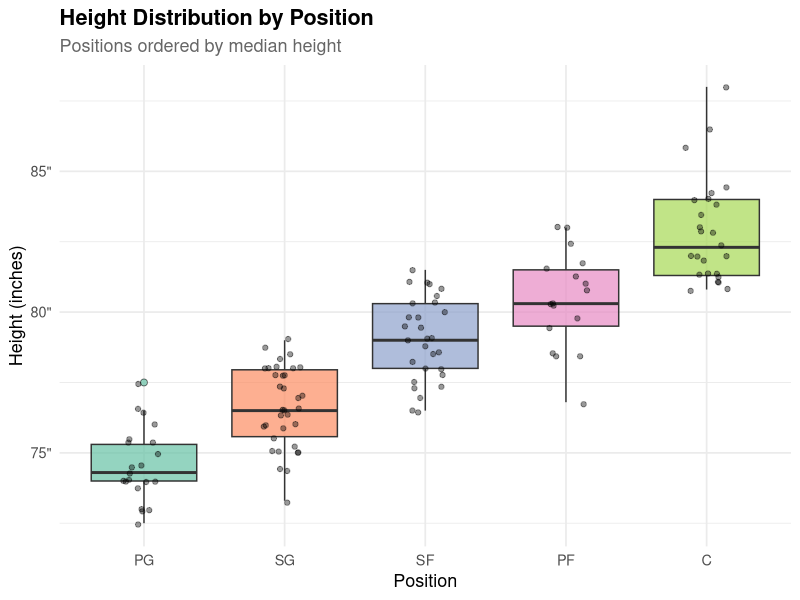
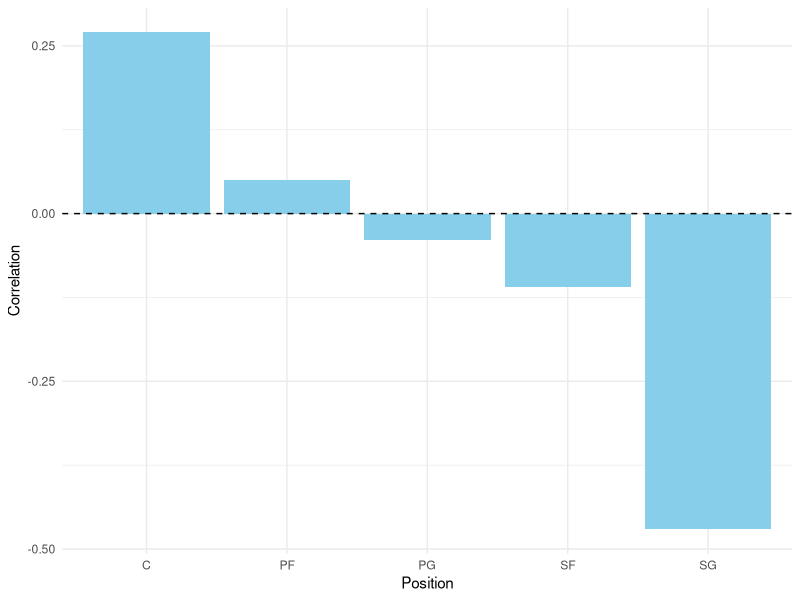
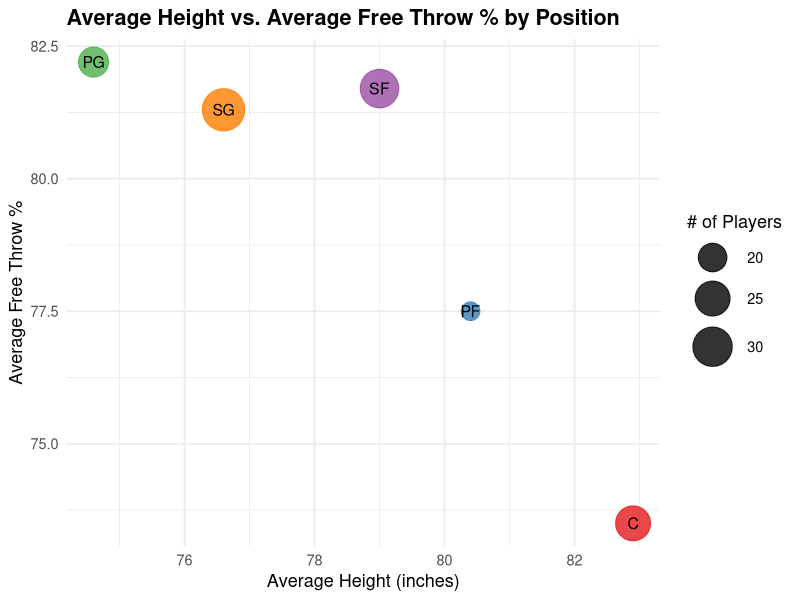

Recreate these plots in R, in order.
## ---- chunk 1
#| echo: false
#| warning: false
#| message: false

# Tidyverse Style Guide

# Step 1: Load packages
library(ggplot2)
library(dplyr)
library(readr)
library(ggrepel)
library(knitr)
library(kableExtra)

# Step 2: Load and tidy the data
df <- read_csv("NBAPlayerStats.csv") |>
  rename(
    ft_pct = `FT%`,
    height = `Height (in)`
  ) |>
  mutate(
    ft_pct = as.numeric(gsub("%", "", ft_pct))
  )

# Step 3: Summarize average height and FT% per position
position_summary <- df |>
  group_by(Position) |>
  summarise(
    avg_height = mean(height, na.rm = TRUE),
    avg_ft_pct = mean(ft_pct, na.rm = TRUE),
    count      = n()
  )

# Plot for height distribution by position
df |>
  mutate(Position = reorder(Position, height)) |>
  ggplot(aes(x = Position, y = height, fill = Position)) +
  geom_boxplot(alpha = 0.7, outlier.shape = 21, outlier.size = 2) +
  geom_jitter(width = 0.15, alpha = 0.4, size = 1.5) +
  scale_fill_brewer(palette = "Set2") +
  scale_y_continuous(labels = function(x) paste0(x, '"')) +
  labs(
    title    = "Height Distribution by Position",
    subtitle = "Positions ordered by median height",
    x        = "Position",
    y        = "Height (inches)"
  ) +
  theme_minimal(base_size = 13) +
  theme(
    plot.title      = element_text(face = "bold"),
    plot.subtitle   = element_text(color = "grey40"),
    legend.position = "none"
  )
## ---- chunk 2
# Table for height summary by position
df |>
  group_by(Position) |>
  summarise(
    `Player Count`       = n(),
    `Avg Height (in)`    = round(mean(height, na.rm = TRUE), 1),
    `Median Height (in)` = round(median(height, na.rm = TRUE), 1),
    `Min Height (in)`    = round(min(height, na.rm = TRUE), 1),
    `Max Height (in)`    = round(max(height, na.rm = TRUE), 1)
  ) |>
  arrange(desc(`Avg Height (in)`)) |>
  kable(
    caption = "Height Summary by Position for Players Who Shot At Least 150 FT's (tallest to shortest)",
    align   = c("l", "c", "c", "c", "c", "c")
  ) |>
  kable_styling(
    bootstrap_options = c("striped", "hover", "condensed"),
    full_width        = FALSE
  )
## ---- chunk 3
library(tidyverse)
library(knitr)

nba_raw <- read_csv("NBAPlayerStats.csv")

nba_clean <- nba_raw |>
  rename(
    position = Position,
    ft_percent = `FT%`,
    height_in = `Height (in)`
  ) |>
  mutate(
    ft_percent = as.numeric(str_remove(ft_percent, "%")),
    height_in = as.numeric(height_in)
  )

position_corr <- nba_clean |>
  group_by(position) |>
  summarise(
    correlation = round(cor(height_in, ft_percent, use = "complete.obs"), 2),
    avg_ft = round(mean(ft_percent, na.rm = TRUE), 1),
    avg_height = round(mean(height_in, na.rm = TRUE), 1),
    n_players = n(),
    .groups = "drop"
  )
## ---- chunk 4
#| label: fig-connor
#| fig-cap: "Correlation between height and free throw percentage by position."
#| fig-alt: "Bar chart showing correlation between height and free throw percentage for each NBA position."
#| fig-pos: "H"

ggplot(position_corr, aes(x = position, y = correlation)) +
  geom_col(fill = "skyblue") +
  geom_hline(yintercept = 0, linetype = "dashed") +
  labs(
    x = "Position",
    y = "Correlation"
  ) +
  theme_minimal()
## ---- chunk 5
#| label: tbl-connor
#| tbl-cap: "Correlation between height and free throw percentage by position."

kable(
  position_corr,
  col.names = c("Position", "Correlation", "Avg FT%", "Avg Height", "Players")
)
## ---- chunk 6
#| echo: false

#Tidyverse style guide
library(readr)
library(dplyr)
library(ggplot2)
library(knitr)

# Tidy the data
nba <- read_csv("NBAPlayerStats.csv") |>
  rename(
    ft_pct   = `FT%`,
    height   = `Height (in)`,
    position = Position
  ) |>
  mutate(
    ft_pct = as.numeric(gsub("%", "", ft_pct)),
    height = as.numeric(height)
  )

# Summarize by position
pos_summary <- nba |>
  group_by(position) |>
  summarise(
    avg_height = round(mean(height, na.rm = TRUE), 1),
    avg_ft_pct = round(mean(ft_pct,  na.rm = TRUE), 1),
    n_players  = n(),
    .groups = "drop"
  )
## ---- chunk 7
#Plot-aidan — Average height vs. FT% by position
#| label: plot-aidan
#| fig-cap: "Average height vs. average FT% by position. Bubble size shows number of players in each group."

ggplot(pos_summary, aes(x = avg_height, y = avg_ft_pct,
                        size = n_players, color = position)) +
  geom_point(alpha = 0.8) +
  geom_text(aes(label = position), color = "black", size = 4, hjust = 0.5, vjust = 0.5)+  
  scale_size_continuous(range = c(6, 14), name = "# of Players") +
  scale_color_brewer(palette = "Set1", guide = "none") +
  labs(
    title = "Average Height vs. Average Free Throw % by Position",
    x = "Average Height (inches)",
    y = "Average Free Throw %"
  ) +
  theme_minimal(base_size = 13) +
  theme(
    plot.title    = element_text(face = "bold")
  )
## ---- chunk 8
# Table-aidan — Average height vs. FT% by position

#| label: tab-aidan
#| fig-cap: "Provides the corresponding numerical values (Position, Avg Height, Avg FT%, # of Players)."
pos_summary |>
  arrange(desc(avg_ft_pct)) |>
  kable(
    caption = "Average Height and Free Throw Percentage by Position",
    col.names = c("Position", "Avg Height (in)", "Avg Free Throw %", "# Players"),
    align = c("l", "c", "c", "c")
  )
